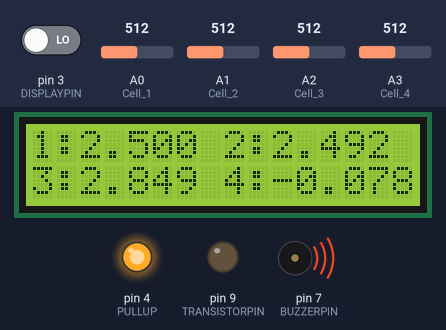
The sketch below on a simulated Arduino Nano, built with avr-gcc and run on an emulated ATmega328P. On the bench: 16×2 character LCD, output pins drawn as LEDs (lit = HIGH), buzzer (waves = sounding). The inputs (shaded band) are chosen by the test bench; at power-on: A0 (Cell_1) = 512, A1 (Cell_2) = 512, A2 (Cell_3) = 512, A3 (Cell_4) = 512, pin 3 (DISPLAYPIN) LOW. What the sketch prints to the serial monitor is not drawn.

Above: at 3.2 s.
3.3 s: A0 (Cell_1) set to 716
At 5.4 s:
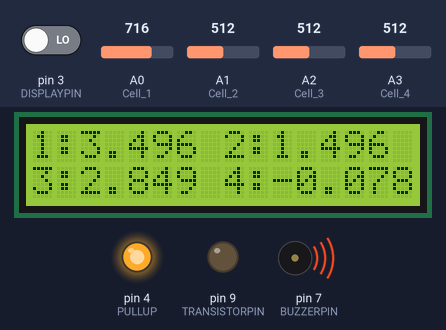
5.7 s: A1 (Cell_2) set to 716
At 9.1 s:
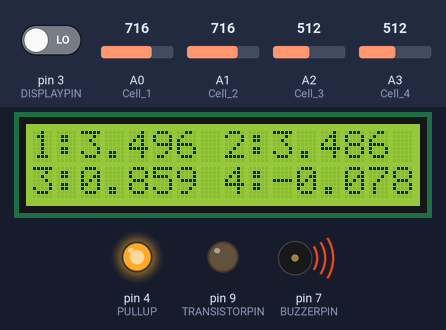
9.9 s: A2 (Cell_3) set to 716
At 13.0 s:
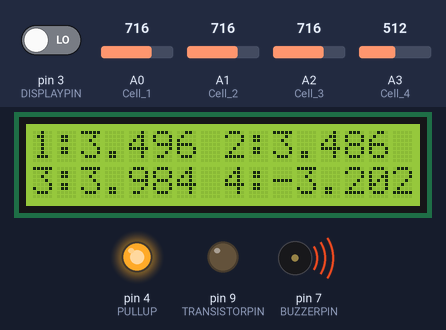
14.1 s: A3 (Cell_4) set to 910
At 17.3 s:
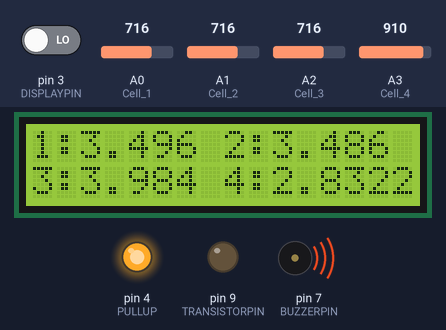
18.2 s: A3 (Cell_4) set to 929
At 21.6 s:
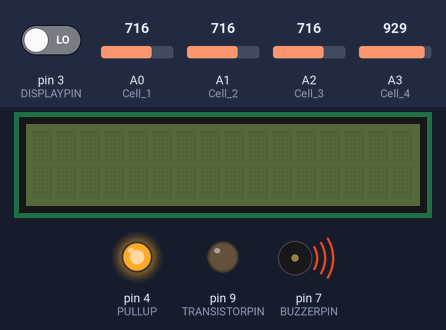
22.4 s: pin 3 (DISPLAYPIN) driven HIGH
At 23.2 s:
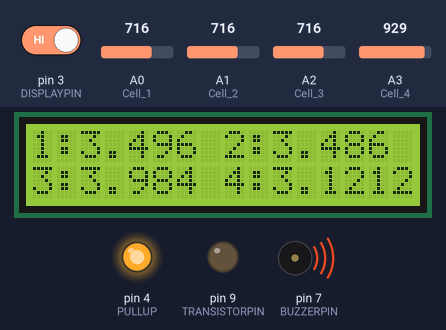
Timing chart, 0 to 24.9 s (numbered marks = the images above; inputs shaded):
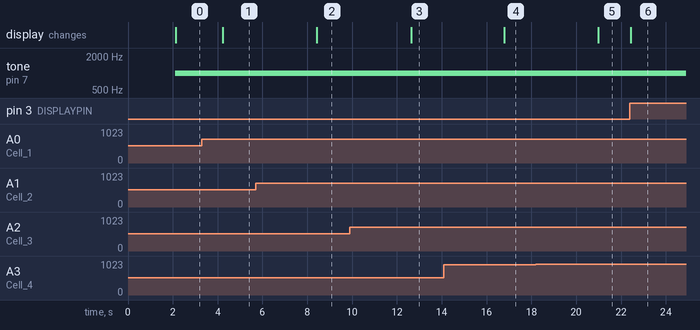

The sketch:

edition_25_12.ino
```cpp
/*Voltage monitor for 4 cell Lithium 3,65-2,5  Voltage batteries in series
V.01.00 Filip Stenbeck
Display: Set A4 SDA, A5 SCL for the arduino nano
Cell_1 is the first cell in the series, common ground to the arduino
*/

#include <Wire.h>
#include <LiquidCrystal_I2C.h>
#include <LCD.h>

//////////////////////////////////////////////////////////////////////////
//Set your inputs on the according inputs(A0-A4)
#define Cell_1 A0
#define Cell_2 A1
#define Cell_3 A2
#define Cell_4 A3
//////////////////////////////////////////////////////////////////////////
//buzzer output pin
#define BUZZERPIN 7
#define TRANSISTORPIN 9
#define DISPLAYPIN 3
#define PULLUP 4

//////////////////////////////////////////////////////////////////////////
//Set dangerous low and top value
float LOW_VALUE = 3.0;
float HIGH_VALUE = 3.60;

//////////////////////////////////////////////////////////////////////////
//Put in your resistances in ohms for more accurate readings,
/*
int R21 = 983;
int R22 = 976;
int R31 = 1488;
int R32 = 976;
int R41 = 1969;
int R42 = 976;
*/
double R21 = 997;
double R22 = 1000;
double R31 = 1002;
double R32 = 469;
double R41 = 1000;
double R42 = 475;

int i=0;           // counter

//int DelayTime=10;     //delaytime for transistors in milliseconds;
/////////////////////////////////////////////////////////////////////////
//introducing arrays and pointers to certain arrays

float Voltage_Array[4]={0,0,0,0};
float Voltage_Real_Array[4]={0,0,0,0};
int readArray[4]={Cell_1,Cell_2,Cell_3,Cell_4};

static float *VAptr=Voltage_Array;     //Pointer to the voltage array;
static float *VRAptr=Voltage_Real_Array; //Pointer to the voltage Real array;
static int *RAptr=readArray;

boolean DisplayFlag=0;
boolean ALARMFLAG=0;

//////////////////////////////////////////////////////////////////////////
//for the display

#define I2C_ADDR 0x27 // <<- I2C adress might change for each display(prob not).
#define Rs_pin 0
#define Rw_pin 1
#define En_pin 2
#define BACKLIGHT_PIN 3
#define D4_pin 4
#define D5_pin 5
#define D6_pin 6
#define D7_pin 7

LiquidCrystal_I2C lcd(I2C_ADDR,En_pin,Rw_pin,Rs_pin,D4_pin,D5_pin,D6_pin,D7_pin);

////////////////////////////////////////////////////////////////////////////

void setup() {

  TCCR1A=0;
  TCCR1A|=(0<<COM1A1);
  TCCR1B=0;
  TCCR1B|=(1<<WGM13)|(1<<WGM12)|(1<<CS12)|(1<<CS10);
  ICR1=0xFFFF;                        //sets the counter top value, approx 4 sec beetween readings

  initLCD();                          //initiate the display
  initPins();                         //initiate the inputs
  TIMSK1|=(1<<OCIE1A);                //enables interupts on chanel A

  Serial.begin(9600);               //for debugging purposes
  digitalWrite(PULLUP,HIGH);

  ReadVoltages(VAptr,RAptr);          //Dispaly right away
  CalculateVoltages(VAptr,VRAptr);
   lcd.setCursor (0, 0);
   lcd.print("LiFePo4 Meeter");
   lcd.setCursor (0, 1);
   lcd.print("version 1.0");
   delay(2000);
   lcd.clear();


}

void loop() {

  DisplayFlag=digitalRead(DISPLAYPIN);         //Display ON if pin 2 is HIGH

  if(DisplayFlag==1 || ALARMFLAG==1){// && ALARMFLAG!=1
      lcd.display();
      lcd.setBacklight(HIGH);
      tone(BUZZERPIN,1000);
      Display_Voltages(VRAptr);           //displays the true voltages from the VRAptr pointer
    }

  if(DisplayFlag!=1 && ALARMFLAG!=1){
      lcd.noDisplay();
      lcd.setBacklight(LOW);
    }

  if (ALARMFLAG && DisplayFlag!=1){
    //SOUNDTHEALARM(VRAptr);
    tone(BUZZERPIN,1000);
    //digitalWrite(BUZZERPIN,HIGH);
    lcd.display();
    lcd.setBacklight(HIGH);
    Display_Voltages(VRAptr);
  }
  else if(ALARMFLAG!=1 || DisplayFlag==1){
    digitalWrite(BUZZERPIN,LOW);
  }

}

//INTERUPT FUNCTION!!

ISR(TIMER1_COMPA_vect){
  ReadVoltages(VAptr,RAptr);          //Reads the voltages on the analog pins saves to the array VAptr points at
  CalculateVoltages(VAptr,VRAptr);    //Calculates the voltages for each cell saves to the array VRAptr points at
}


void initLCD() {
  lcd.begin (16, 2);
  lcd.setBacklightPin(BACKLIGHT_PIN, POSITIVE);
  lcd.setBacklight(HIGH);
  lcd.home ();
}

void initPins() {
  pinMode(Cell_1, INPUT);
  pinMode(Cell_2, INPUT);
  pinMode(Cell_3, INPUT);
  pinMode(Cell_4, INPUT);
  pinMode(BUZZERPIN,OUTPUT);
  pinMode(TRANSISTORPIN,OUTPUT);
  pinMode(PULLUP,OUTPUT);
}

void ReadVoltages(float* ptr1, int* ptr2){   //increments the pointer and updates the voltage_Array
  //digitalWrite(TRANSISTORPIN,HIGH);
  //delay(DelayTime);
  for (i=0;i<4;i++){
    *ptr1=analogRead(*ptr2);
    ptr1++,ptr2++;
  }
  //digitalWrite(TRANSISTORPIN,LOW);
}

void CalculateVoltages(float* ptr1,float* ptr2) {    //stegar fram i pointersen som pekar på spänningsvärderna, sparar i V_A, räknas ut till V_R_A som skrivs till platserna i VRAptr
  float Voltage_Real_Array[4];
  float Voltage_Array[4];
  for (i=0;i<4;i++){
      Voltage_Array[i]=*ptr1;
      ptr1++;
    }
  Voltage_Real_Array[0] = Voltage_Array[0] * 5 / 1024;
  Voltage_Real_Array[1] = Voltage_Array[1] * (R21 + R22) / R22 * 5 / 1024 - Voltage_Array[0] * 5 / 1024;
  Voltage_Real_Array[2] = Voltage_Array[2] * (R31 + R32) / R32 * 5 / 1024 - Voltage_Array[1] * (R21 + R22) / R22 * 5 / 1024;
  Voltage_Real_Array[3] = Voltage_Array[3] * (R41 + R42) / R42 * 5 / 1024 - Voltage_Array[2] * (R31 + R32) / R32 * 5 / 1024;


  //Voltage_Real_Array[2] = Voltage_Array[2] * (R31 + R32) / R32 * 5 / 1024 - Voltage_Real_Array[1] - Voltage_Real_Array[0];
  //Voltage_Real_Array[3] = Voltage_Array[3] * (R41 + R42) / R42 * 5 / 1024 - Voltage_Real_Array[2] - Voltage_Real_Array[1] - Voltage_Real_Array[0];

  for (i=0;i<4;i++){
    *ptr2=Voltage_Real_Array[i];
    ptr2++;
  }
  if (Voltage_Real_Array[0]<LOW_VALUE||Voltage_Real_Array[1]<LOW_VALUE||Voltage_Real_Array[2]<LOW_VALUE||Voltage_Real_Array[3]<LOW_VALUE){//>HIGH_VALUE
    ALARMFLAG=1;
  }
  else{//(LOW_VALUE<Voltage_Real_Array[0]||Voltage_Real_Array[1]||Voltage_Real_Array[2]||Voltage_Real_Array[3]<HIGH_VALUE)
    ALARMFLAG=0;
  }
    Serial.println(ALARMFLAG);
}

void Display_Voltages(float* ptr2) {
  for (i=0;i<4;i++){
    Voltage_Real_Array[i]=*ptr2;
    ptr2++;
  }
  //lcd.clear();
  lcd.setCursor (0, 0);
  lcd.print("1:");
  lcd.setCursor (2, 0);
  lcd.print(Voltage_Real_Array[0],3);
  lcd.setCursor (6, 0);
    //lcd.print("v");

  lcd.setCursor (8, 0);
  lcd.print("2:");
  lcd.setCursor (10, 0);
  lcd.print(Voltage_Real_Array[1],3);
  lcd.setCursor (14, 0);
    //lcd.print("v");

  lcd.setCursor (0, 1);
  lcd.print("3:");
  lcd.setCursor (2, 1);
  lcd.print(Voltage_Real_Array[2],3);
  lcd.setCursor (6, 1);
  //  lcd.print("v");

  lcd.setCursor (8, 1);
  lcd.print("4:");
  lcd.setCursor (10, 1);
  lcd.print(Voltage_Real_Array[3],3);
  lcd.setCursor (14, 1);
  //lcd.print("v");

}
void SOUNDTHEALARM(float* ptr){
  for(i=0;1<4;i++){
      Voltage_Real_Array[i]=*ptr;
      ptr++;
  }
  lcd.display();
  lcd.clear();
  lcd.setBacklight(HIGH);
  //Serial.print(Voltage_Real_Array[0]);
  if (LOW_VALUE>Voltage_Real_Array[0]||Voltage_Real_Array[0]>HIGH_VALUE){
    lcd.setCursor (0, 0);
    lcd.print("CELL 1, DANGER");
    lcd.setCursor (0, 1);
    lcd.print("1:");
    lcd.setCursor (2, 1);
    lcd.print(Voltage_Real_Array[0]);
    lcd.setCursor (6, 1);
    lcd.print("v");
  }
    if (LOW_VALUE>Voltage_Real_Array[1]||Voltage_Real_Array[1]>HIGH_VALUE){
    lcd.setCursor (0, 0);
    lcd.print("CELL 2, DANGER");
    lcd.setCursor (0, 1);
    lcd.print("2:");
    lcd.setCursor (2, 1);
    lcd.print(Voltage_Real_Array[1]);
    lcd.setCursor (6, 1);
    lcd.print("v");
  }
    if (LOW_VALUE>Voltage_Real_Array[2]||Voltage_Real_Array[2]>HIGH_VALUE){
    lcd.setCursor (0, 0);
    lcd.print("CELL 3, DANGER");
    lcd.setCursor (0, 1);
    lcd.print("3:");
    lcd.setCursor (2, 1);
    lcd.print(Voltage_Real_Array[2]);
    lcd.setCursor (6, 1);
    lcd.print("v");
  }
    if (LOW_VALUE>Voltage_Real_Array[3]||Voltage_Real_Array[3]>HIGH_VALUE){
    lcd.setCursor (0, 0);
    lcd.print("CELL 4, DANGER");
    lcd.setCursor (0, 1);
    lcd.print("4:");
    lcd.setCursor (2, 1);
    lcd.print(Voltage_Real_Array[3]);
    lcd.setCursor (6, 1);
    lcd.print("v");
  }
  digitalWrite(BUZZERPIN,HIGH);


}
```

Measured:
- the behaviour switches between 921 and 922 on A3 (Cell_4) (found by bisection; images 4 and 5)
- after the input at 3.3 s, the display: changes after 0.94 s (image 1)
- after the input at 5.7 s, the display: changes after 2.7 s (image 2)
- after the input at 9.9 s, the display: changes after 2.7 s (image 3)
- after the input at 14.1 s, the display: changes after 2.7 s (image 4)
- after the input at 18.2 s, the display: changes after 2.8 s (image 5)
- after the input at 22.4 s, the display: changes at once (image 6)
